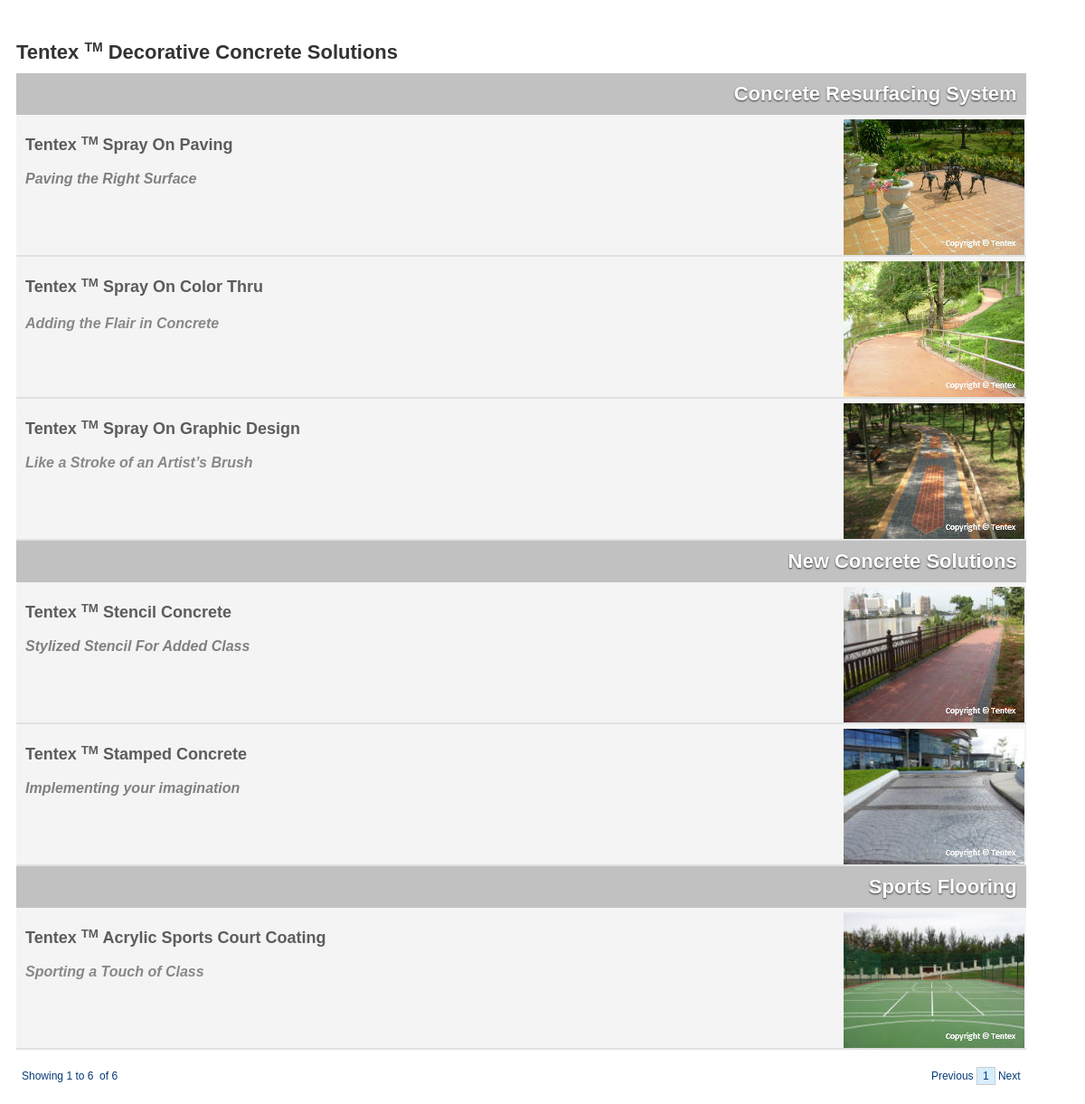
The page /product.php on the database its author committed.
### tables this page shows
CREATE TABLE `murum_section` (
  `maincat_id` int(11) NOT NULL,
  `section_type` int(2) NOT NULL,
  `lock_status` varchar(6) NOT NULL,
  `showing` varchar(10) NOT NULL,
  `url_file` varchar(80) NOT NULL,
  `photo` varchar(200) NOT NULL,
  `brand_logo` varchar(250) NOT NULL,
  `maincat_name` varchar(150) NOT NULL,
  `photo1` varchar(250) NOT NULL,
  `status` int(11) NOT NULL DEFAULT 0,
  `position` varchar(100) NOT NULL DEFAULT '0',
  `date_posted` date NOT NULL
);

CREATE TABLE `product_section` (
  `id` int(11) NOT NULL,
  `category` longtext NOT NULL,
  `image1` varchar(250) NOT NULL,
  `image2` varchar(111) NOT NULL,
  `image3` varchar(111) NOT NULL,
  `brand_logo` varchar(250) NOT NULL,
  `name` varchar(250) NOT NULL DEFAULT '',
  `status` int(11) NOT NULL DEFAULT 1,
  `pdf_file` varchar(250) NOT NULL DEFAULT '',
  `weblink` varchar(250) NOT NULL DEFAULT '',
  `type` int(11) NOT NULL DEFAULT 2,
  `briefing` longtext NOT NULL,
  `description` longtext NOT NULL,
  `comment_featured` int(2) NOT NULL,
  `position` int(11) NOT NULL,
  `date` date NOT NULL DEFAULT '0000-00-00',
  `happening` varchar(250) NOT NULL DEFAULT ''
);

### product_listing.php (the view, shortened to what this page needs)
<?php require_once('Connections/pamconnection.php');
if($category_id!=''){
	$query="select * from product_section where status=1 and category like '%|".$category_id."|%' order by position asc, name asc, id desc";
}else{
	$query="select * from product_section where status=1 order by position asc, name asc, id desc";
}
$maxRows_Rs1 = 12;
$pageNum_Rs1 = 0;
$startRow_Rs1 = $pageNum_Rs1 * $maxRows_Rs1;
mysqli_select_db($conn, $database_pamconnection);
$query_limit_Rs1 = sprintf("%s LIMIT %d, %d", $query, $startRow_Rs1, $maxRows_Rs1);
$Rs1 = mysqli_query($conn, $query_limit_Rs1) or die(mysqli_error());
$row_Rs1 = mysqli_fetch_assoc($Rs1);
?>
<link href="css.css" rel="stylesheet" type="text/css">
<table width="96%" border="0" cellpadding="0" cellspacing="10">
 <tr>
    <td align="left"><div align="left"><span class="heading4"><br />
    Tentex <sup class="navigation">TM</sup> Decorative Concrete Solutions</span><br />
    </div></td>
 </tr>
  <tr>
    <td>
    <table width="100%" border="0" cellspacing="0" cellpadding="0">
    <?php if($row_Rs1!=''){
		do{?>
            <?php
			$category = explode("|",$row_Rs1['category']);
			$mainCat_query = mysqli_query($conn, "select * from murum_section where status='1' and length(position)=2 and maincat_id = '".$category['2']."'");
			$main_set = mysqli_fetch_assoc($mainCat_query);
			if(empty($_SESSION['subCat'])){
				$subCat = $main_set['maincat_name'];
			}elseif($category['2'] == $_SESSION['subCat']){
				$subCat = '';
			}elseif($category['2'] != $_SESSION['subCat']){
				$subCat = $main_set['maincat_name'];
			}
             if(!empty($subCat)){?>
                  <tr <?php echo $tr;?>>
                      <td colspan="11" align="left" valign="top" class="content_price02">
                        <table width="100%" border="0" cellspacing="0" cellpadding="10">
                        <tr>
                          <td bgcolor="#C1C1C1" class="heading3"><div align="right"><strong>
                            <?php if(!empty($subCat)) echo $subCat;?>
                          </strong></div></td>
                        </tr>
                      </table></td>
        </tr>
		   <?php }?>
            <tr>
                <td>
                <table width="100%" border="0" cellspacing="0" cellpadding="0" align="center">
                    <tr>
                      <td height="0" align="center" valign="top" bgcolor="#F4F4F4"><table width="100%" border="0" cellspacing="0" cellpadding="0">
                        <tr>
                          <td width="80%" align="left" valign="top"><table width="100%" border="0" cellspacing="10" cellpadding="0">
                            <tr>
                              <td align="left" valign="top"><div align="left"><span class="content_text">
                                <?php $content02 = $row_Rs1['briefing']." ";
									echo substr( $content02, 0,strrpos( substr($content02, 0, 2000), ' ' ));
									if(strlen($content02)>2000)echo "...";?>
                              </span></div></td>
                            </tr>
                          </table>
                            <div align="left"></div></td>
                          <td width="17%" align="center" valign="top">
                          	<img src="images/space.gif" width="170" height="5"><br>
							<?php if($row_Rs1['image1']!=''&&file_exists($row_Rs1['image1'])){?>
                                  <a href="result.php?root=<?php echo $_GET['root']?>&detail=<?php echo base64_encode($row_Rs1['id']);?>&main=<?php echo $_GET['main']?>&sub=<?php echo $_GET['sub']?>"><img src="<?php echo $row_Rs1['image1'];?>" width="200" height="150" border="0" /></a>
						  <?php } else echo '<img src="images/default01.jpg" width="200" height="150">'?><?php ?>                         </td>
                        </tr>
                      </table>
                        <table width="100%" border="0" cellspacing="0" cellpadding="0">
                          <tr>
                            <td bgcolor="#E1E1E1"><div align="center"><img src="images/space.gif" width="500" height="2" /></div></td>
                          </tr>
                        </table>                      </td>
                    </tr>
                </table>              </td>
         	</tr>
<?php
		}while($row_Rs1 = mysqli_fetch_assoc($Rs1));
	}else echo 'No item posted at the moment'?>
</table>
     <table width="100%" border="0" cellpadding="0" cellspacing="0">
    <tr><td colspan="2" align="center"><table width="100%" border="0" cellspacing="0" cellpadding="0">
      <tr>
        <td background="images/line_h.gif"><img src="images/space.gif" width="200" height="10" /></td>
      </tr>
    </table>
        <img src="images/space.gif" width="100" height="6" /></td></tr>
    </table>
    <?php include("paging.php");?>    </td>
  </tr>
</table>

### css.css (style rules this page uses)
.navigation { font-family:"Calibri", Arial, Helvetica, sans-serif; font-size:14px;font-weight:bold;color:#333333 }
.content_text { font-family:"Calibri", Arial, Helvetica, sans-serif;color:#5d5c5c; font-size:14px; }
.content_price02 { font-family:"Calibri", Arial, Helvetica, sans-serif;color:#ff6600; font-size:18px; }
.heading3 { font-family:"Calibri", Arial, Helvetica, sans-serif;color:#ffffff;font-size:22px;font-weight:bold;text-decoration:none; text-shadow: -0px 1px 2px #333; }
.heading4 { font-family:"Calibri", Arial, Helvetica, sans-serif;color:#333333;font-size:22px;font-weight:bold;text-decoration:none; }

### rows shown on the page
murum_section: maincat_name "Concrete Resurfacing System"
product_section: briefing "Tentex TM Spray On Paving Paving the Right Surface", image1 (picture)
product_section: briefing "Tentex TM Spray On Color Thru Adding the Flair in Concrete", image1 (picture)
product_section: briefing "Tentex TM Spray On Graphic Design Like a Stroke of an Artist’s Brush", image1 (picture)
product_section: murum_section.maincat_name "New Concrete Solutions", briefing "Tentex TM Stencil Concrete Stylized Stencil For Added Class", image1 (picture)
product_section: briefing "Tentex TM Stamped Concrete Implementing your imagination", image1 (picture)
product_section: murum_section.maincat_name "Sports Flooring", briefing "Tentex TM Acrylic Sports Court Coating Sporting a Touch of Class", image1 (picture)

### other values the page prints
$startRow_Rs1 + 1 "1"
min($startRow_Rs1 + $maxRows_Rs1, $totalRows_Rs1) "6"
$totalRows_Rs1 "6"
